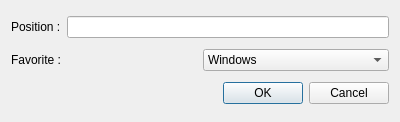
<?xml version="1.0" encoding="UTF-8"?>
<ui version="4.0">
 <class>InfoDialog</class>
 <widget class="QDialog" name="InfoDialog">
  <property name="geometry">
   <rect>
    <x>0</x>
    <y>0</y>
    <width>400</width>
    <height>122</height>
   </rect>
  </property>
  <property name="windowTitle">
   <string>Dialog</string>
  </property>
  <layout class="QVBoxLayout" name="verticalLayout">
   <item>
    <layout class="QHBoxLayout" name="horizontalLayout">
     <item>
      <widget class="QLabel" name="label">
       <property name="text">
        <string>Position :</string>
       </property>
      </widget>
     </item>
     <item>
      <widget class="QLineEdit" name="edit_position"/>
     </item>
    </layout>
   </item>
   <item>
    <layout class="QHBoxLayout" name="horizontalLayout_2">
     <item>
      <widget class="QLabel" name="label_2">
       <property name="text">
        <string>Favorite :</string>
       </property>
      </widget>
     </item>
     <item>
      <widget class="QComboBox" name="cmb_favorite">
       <item>
        <property name="text">
         <string>Windows</string>
        </property>
       </item>
       <item>
        <property name="text">
         <string>Linux</string>
        </property>
       </item>
       <item>
        <property name="text">
         <string>Mac</string>
        </property>
       </item>
      </widget>
     </item>
    </layout>
   </item>
   <item>
    <layout class="QHBoxLayout" name="horizontalLayout_3">
     <item>
      <spacer name="horizontalSpacer">
       <property name="orientation">
        <enum>Qt::Orientation::Horizontal</enum>
       </property>
       <property name="sizeHint" stdset="0">
        <size>
         <width>40</width>
         <height>20</height>
        </size>
       </property>
      </spacer>
     </item>
     <item>
      <widget class="QPushButton" name="btn_ok">
       <property name="text">
        <string>OK</string>
       </property>
      </widget>
     </item>
     <item>
      <widget class="QPushButton" name="btn_cancel">
       <property name="text">
        <string>Cancel</string>
       </property>
      </widget>
     </item>
    </layout>
   </item>
  </layout>
 </widget>
 <resources/>
 <connections/>
</ui>
